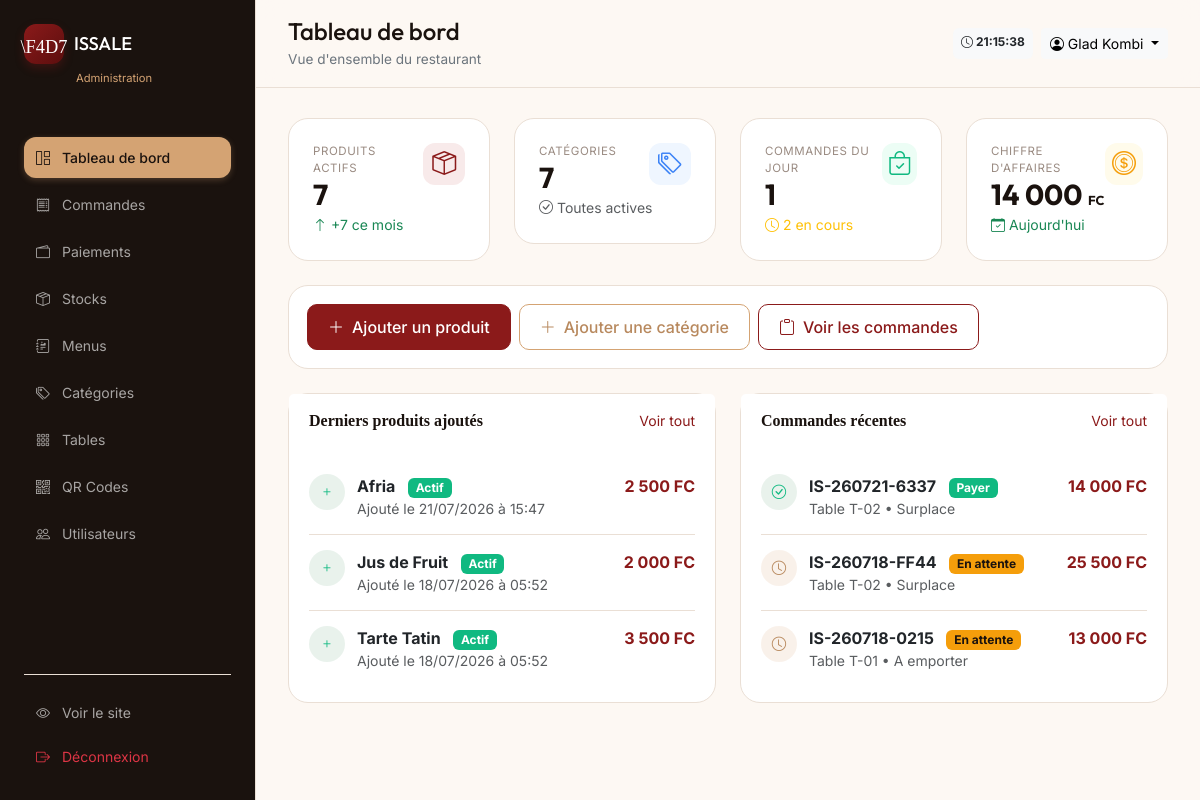
The app's page /views/dashboard.php (signed in) with its own data.
### tables this page shows
CREATE TABLE `menus` (
  `id` int(11) NOT NULL,
  `category_id` int(11) NOT NULL,
  `nom` varchar(100) NOT NULL,
  `description` text DEFAULT NULL,
  `price` decimal(10,2) NOT NULL,
  `image` varchar(255) DEFAULT NULL,
  `is_available` tinyint(1) DEFAULT 1,
  `preparation_time` int(11) DEFAULT 15,
  `stock_quantity` int(11) NOT NULL DEFAULT 0,
  `display_order` int(11) DEFAULT 0,
  `created_by` int(11) DEFAULT NULL,
  `created_at` datetime DEFAULT current_timestamp(),
  `supprimer` int(11) DEFAULT 0
);

CREATE TABLE `orders` (
  `id` int(11) NOT NULL,
  `order_number` varchar(20) NOT NULL,
  `table_id` int(11) NOT NULL,
  `user_id` int(11) DEFAULT NULL,
  `server_id` int(11) DEFAULT NULL,
  `total_amount` decimal(10,2) DEFAULT 0.00,
  `status` enum('en attente','confirme','en preparation','servis','payer','annuler') DEFAULT 'en attente',
  `payment_status` enum('en attente','payer','partially_paid') DEFAULT 'en attente',
  `order_type` enum('surplace','a emporter','livraison') DEFAULT 'surplace',
  `special_notes` text DEFAULT NULL,
  `order_time` datetime DEFAULT current_timestamp(),
  `confirmed_at` datetime DEFAULT NULL,
  `ready_at` datetime DEFAULT NULL,
  `served_at` datetime DEFAULT NULL,
  `stock_processed` tinyint(1) NOT NULL DEFAULT 0,
  `created_at` datetime DEFAULT current_timestamp(),
  `supprimer` int(11) DEFAULT 0
);

CREATE TABLE `tables` (
  `id` int(11) NOT NULL,
  `number` varchar(10) NOT NULL,
  `capacity` int(11) DEFAULT 4,
  `qr_code` varchar(255) DEFAULT NULL,
  `qr_code_token` varchar(64) DEFAULT NULL,
  `status` enum('available','occupied','reserved','cleaning') DEFAULT 'available',
  `is_active` tinyint(1) DEFAULT 1,
  `created_at` datetime DEFAULT current_timestamp(),
  `supprimer` int(11) DEFAULT 0
);

### config/database.php (called while the page is built, shortened)
<?php
function getDBConnection() {
    try {
        $pdo = new PDO(
            "mysql:host=" . DB_HOST . ";dbname=" . DB_NAME . ";charset=" . DB_CHARSET,
            DB_USER,
            DB_PASS,
            [
                PDO::ATTR_ERRMODE => PDO::ERRMODE_EXCEPTION,
                PDO::ATTR_DEFAULT_FETCH_MODE => PDO::FETCH_OBJ,
                PDO::ATTR_EMULATE_PREPARES => false
            ]
        );
        return $pdo;
    } catch (PDOException $e) {
        error_log("Erreur de connexion à la base de données : " . $e->getMessage());
        throw $e;
    }
}
try {
    $pdo = getDBConnection();
} catch (PDOException $e) {
    die("Erreur de connexion à la base de données : " . $e->getMessage());
}
function executeQuery($sql, $params = []) {
    global $pdo;
    try {
        $stmt = $pdo->prepare($sql);
        $stmt->execute($params);
        return $stmt;
    } catch (PDOException $e) {
        error_log("Erreur SQL : " . $e->getMessage() . " - Requête: " . $sql);
        return false;
    }
}
function fetchAll($sql, $params = []) {
    $stmt = executeQuery($sql, $params);
    return $stmt ? $stmt->fetchAll() : [];
}
function fetchOne($sql, $params = []) {
    $stmt = executeQuery($sql, $params);
    return $stmt ? $stmt->fetch() : null;
}

### views/dashboard.php (the view, shortened to what this page needs)
<?php
require_once __DIR__ . '/../config/database.php';
function dashboardValue(string $sql, array $params = []): float
{
    $result = fetchOne($sql, $params);
    return $result ? (float) $result->total : 0;
}
function e($value): string
{
    return htmlspecialchars((string) $value, ENT_QUOTES, 'UTF-8');
}
$activeProducts = (int) dashboardValue("SELECT COUNT(*) total FROM menus WHERE supprimer = 0 AND is_available = 1");
$productsThisMonth = (int) dashboardValue("SELECT COUNT(*) total FROM menus WHERE supprimer = 0 AND created_at >= DATE_FORMAT(CURRENT_DATE, '%Y-%m-01')");
$activeCategories = (int) dashboardValue("SELECT COUNT(*) total FROM categories WHERE supprimer = 0");
$todayOrders = (int) dashboardValue("SELECT COUNT(*) total FROM orders WHERE supprimer = 0 AND DATE(order_time) = CURRENT_DATE");
$pendingOrders = (int) dashboardValue("SELECT COUNT(*) total FROM orders WHERE supprimer = 0 AND status IN ('en attente', 'confirme', 'en preparation')");
$todayRevenue = dashboardValue("SELECT COALESCE(SUM(total_amount), 0) total FROM orders WHERE supprimer = 0 AND DATE(order_time) = CURRENT_DATE AND status <> 'annuler'");
$recentProducts = fetchAll("SELECT id, nom, price, is_available, created_at FROM menus WHERE supprimer = 0 ORDER BY created_at DESC, id DESC LIMIT 3");
$recentOrders = fetchAll("SELECT o.order_number, o.total_amount, o.status, o.order_type, o.order_time, t.number table_number FROM orders o LEFT JOIN tables t ON t.id = o.table_id WHERE o.supprimer = 0 ORDER BY o.order_time DESC, o.id DESC LIMIT 3");
$adminName = trim(($_SESSION['user_nom'] ?? 'Administrateur') . ' ' . ($_SESSION['user_prenom'] ?? ''));
?>
<!DOCTYPE html>
<html lang="fr">
<head>
    <link href="https://cdn.jsdelivr.net/npm/bootstrap@5.3.0/dist/css/bootstrap.min.css" rel="stylesheet">
    <link rel="stylesheet" href="https://cdn.jsdelivr.net/npm/bootstrap-icons@1.11.0/font/bootstrap-icons.css">
</head>
<body>
    <aside class="admin-sidebar" id="adminSidebar" data-role="<?= e($_SESSION['user_type'] ?? '') ?>">
        <div class="brand">
            <h3>ISSALE</h3>
            <small>Administration</small>
        </div>
        <nav class="nav flex-column mt-3">
        </nav>
        <div class="position-absolute bottom-0 w-100 p-3" style="border-top: 1px solid rgba(255,255,255,0.08);">
            <a href="../index.php" class="nav-link" target="_blank">
                <i class="bi bi-eye"></i>Voir le site
            </a>
            <a href="../models/logout.php" class="nav-link text-danger">
                <i class="bi bi-box-arrow-right"></i>Déconnexion
            </a>
        </div>
    </aside>
    <main class="admin-main">
        <div class="admin-topbar">
            <div class="d-flex align-items-center gap-3">
                <div class="page-title">
                    <h4>Tableau de bord</h4>
                    <small>Vue d'ensemble du restaurant</small>
                </div>
            </div>
            <div class="d-flex gap-2">
                <span class="badge bg-light text-dark p-2">
                    <i class="bi bi-clock"></i> <span id="currentTime"></span>
                </span>
                <div class="dropdown">
                    <button class="btn btn-light btn-sm dropdown-toggle" data-bs-toggle="dropdown">
                        <i class="bi bi-person-circle"></i> <?= e($adminName) ?>
                    </button>
                </div>
            </div>
        </div>
        <div class="row g-4 mb-4">
            <div class="col-6 col-lg-3">
                <div class="stat-card primary-card">
                    <div class="d-flex justify-content-between align-items-start">
                        <div>
                            <div class="stat-label">Produits actifs</div>
                            <div class="stat-number"><?= $activeProducts ?></div>
                        </div>
                        <div class="stat-icon primary">
                            <i class="bi bi-box-seam"></i>
                        </div>
                    </div>
                    <small class="text-success">
                        <i class="bi bi-arrow-up"></i> +<?= $productsThisMonth ?> ce mois
                    </small>
                </div>
            </div>
            <div class="col-6 col-lg-3">
                <div class="stat-card secondary-card">
                    <div class="d-flex justify-content-between align-items-start">
                        <div>
                            <div class="stat-label">Catégories</div>
                            <div class="stat-number"><?= $activeCategories ?></div>
                        </div>
                        <div class="stat-icon secondary">
                            <i class="bi bi-tags"></i>
                        </div>
                    </div>
                    <small class="text-muted">
                        <i class="bi bi-check-circle"></i> Toutes actives
                    </small>
                </div>
            </div>
            <div class="col-6 col-lg-3">
                <div class="stat-card success-card">
                    <div class="d-flex justify-content-between align-items-start">
                        <div>
                            <div class="stat-label">Commandes du jour</div>
                            <div class="stat-number"><?= $todayOrders ?></div>
                        </div>
                        <div class="stat-icon success">
                            <i class="bi bi-bag-check"></i>
                        </div>
                    </div>
                    <small class="text-warning">
                        <i class="bi bi-clock"></i> <?= $pendingOrders ?> en cours
                    </small>
                </div>
            </div>
            <div class="col-6 col-lg-3">
                <div class="stat-card warning-card">
                    <div class="d-flex justify-content-between align-items-start">
                        <div>
                            <div class="stat-label">Chiffre d'affaires</div>
                            <div class="stat-number"><?= number_format($todayRevenue, 0, ',', ' ') ?> <small style="font-size:.45em">FC</small></div>
                        </div>
                        <div class="stat-icon warning">
                            <i class="bi bi-coin"></i>
                        </div>
                    </div>
                    <small class="text-success">
                        <i class="bi bi-calendar-check"></i> Aujourd'hui
                    </small>
                </div>
            </div>
        </div>
        <div class="quick-actions mb-4">
            <div class="d-flex flex-wrap gap-2">
                <a href="menus.php" class="btn btn-primary">
                    <i class="bi bi-plus-lg me-2"></i>Ajouter un produit
                </a>
                <a href="categories.php#add" class="btn btn-outline-secondary">
                    <i class="bi bi-plus-lg me-2"></i>Ajouter une catégorie
                </a>
                <a href="commandes.php" class="btn btn-outline-primary">
                    <i class="bi bi-clipboard me-2"></i>Voir les commandes
                </a>
            </div>
        </div>
        <div class="row g-4">
            <div class="col-lg-6" id="recent-orders">
                <div class="card">
                    <div class="card-header bg-white border-0">
                        <div class="d-flex justify-content-between align-items-center">
                            <h6 class="mb-0 fw-bold">Derniers produits ajoutés</h6>
                            <a href="products.php" class="text-decoration-none small" style="color: var(--primary);">Voir tout</a>
                        </div>
                    </div>
                    <div class="card-body">
                        <?php foreach ($recentProducts as $product): ?>
                            <div class="activity-item">
                                <div class="activity-icon add"><i class="bi bi-plus"></i></div>
                                <div>
                                    <strong><?= e($product->nom) ?></strong>
                                    <span class="badge <?= $product->is_available ? 'badge-success' : 'badge-secondary' ?> ms-2"><?= $product->is_available ? 'Actif' : 'Inactif' ?></span>
                                    <div class="small text-muted">Ajouté le <?= date('d/m/Y à H:i', strtotime($product->created_at)) ?></div>
                                </div>
                                <span class="ms-auto fw-bold" style="color: var(--primary);"><?= number_format((float) $product->price, 0, ',', ' ') ?> FC</span>
                            </div>
                        <?php endforeach; ?>
                    </div>
                </div>
            </div>
            <div class="col-lg-6">
                <div class="card">
                    <div class="card-header bg-white border-0">
                        <div class="d-flex justify-content-between align-items-center">
                            <h6 class="mb-0 fw-bold">Commandes récentes</h6>
                            <a href="commandes.php" class="text-decoration-none small" style="color: var(--primary);">Voir tout</a>
                        </div>
                    </div>
                    <div class="card-body">
                        <?php foreach ($recentOrders as $order): ?>
                            <?php $isDone = in_array($order->status, ['servis', 'payer'], true); ?>
                            <div class="activity-item">
                                <div class="activity-icon <?= $isDone ? 'success' : 'warning' ?>"><i class="bi <?= $isDone ? 'bi-check-circle' : 'bi-clock' ?>"></i></div>
                                <div>
                                    <strong><?= e($order->order_number) ?></strong>
                                    <span class="badge <?= $isDone ? 'badge-success' : 'badge-warning' ?> ms-2"><?= e(ucfirst($order->status)) ?></span>
                                    <div class="small text-muted"><?= $order->table_number ? 'Table ' . e($order->table_number) . ' • ' : '' ?><?= e(ucfirst($order->order_type)) ?></div>
                                </div>
                                <span class="ms-auto fw-bold" style="color: var(--primary);"><?= number_format((float) $order->total_amount, 0, ',', ' ') ?> FC</span>
                            </div>
                        <?php endforeach; ?>
                    </div>
                </div>
            </div>
        </div>
    </main>
    <div class="toast-container position-fixed bottom-0 end-0 p-3" style="z-index: 1050;">
    </div>
</body>
</html>

### records on screen
menus: nom "Afria", is_available "Actif", created_at "21/07/2026 à 15:47", price "2 500"
menus: nom "Jus de Fruit", is_available "Actif", created_at "18/07/2026 à 05:52", price "2 000"
menus: nom "Tarte Tatin", is_available "Actif", created_at "18/07/2026 à 05:52", price "3 500"
orders: order_number "IS-260721-6337", status "Payer", table.number "T-02", order_type "Surplace", total_amount "14 000"
orders: order_number "IS-260718-FF44", status "En attente", table.number "T-02", order_type "Surplace", total_amount "25 500"
orders: order_number "IS-260718-0215", status "En attente", table.number "T-01", order_type "A emporter", total_amount "13 000"

### other values on screen
$adminName "Glad Kombi"
$activeProducts "7"
$productsThisMonth "7"
$activeCategories "7"
$todayOrders "1"
$pendingOrders "2"
$todayRevenue "14 000"
